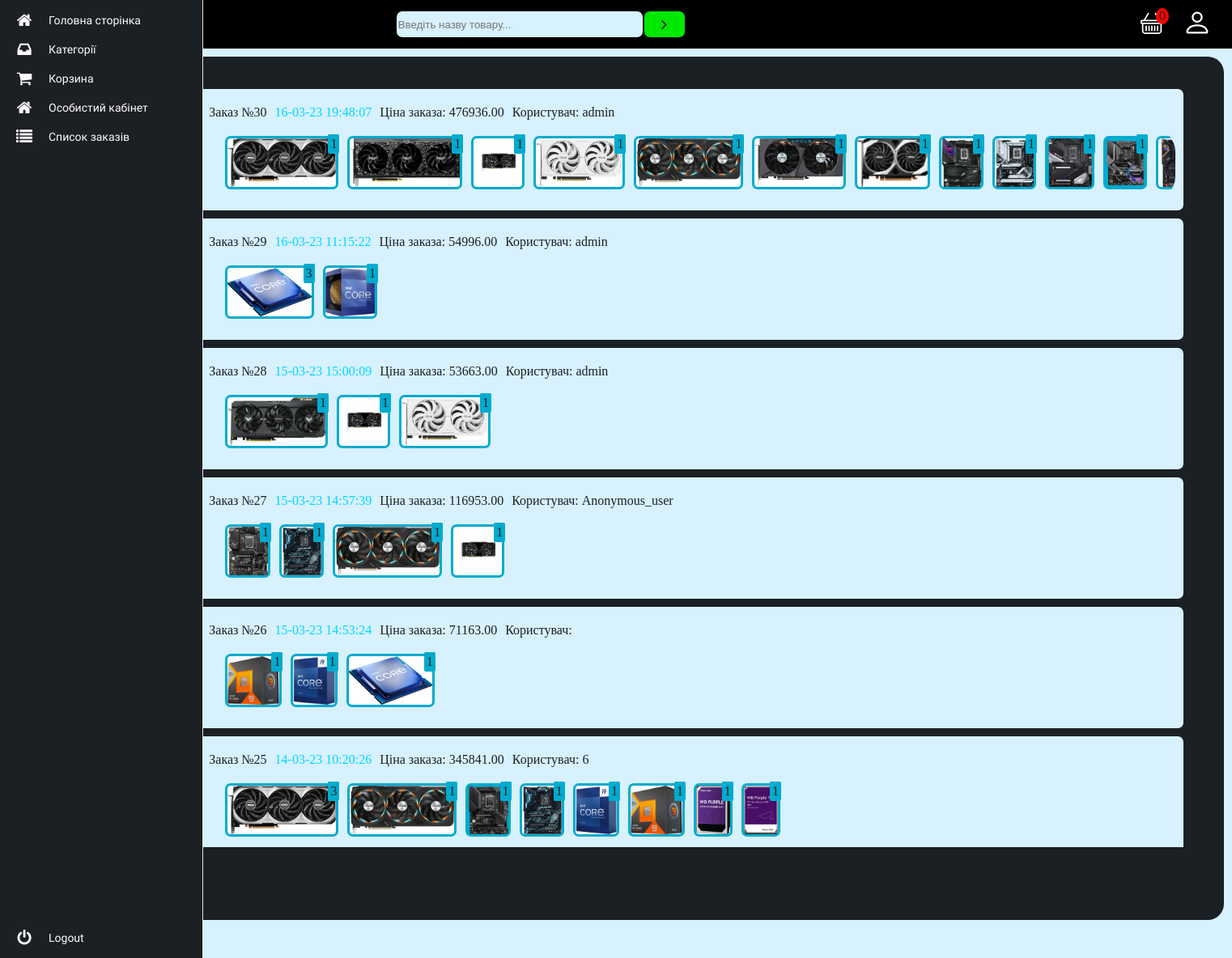
The page /orders_user (signed in) on the database its author committed.
### orders/models.py (models this page shows, shortened)
class Order(models.Model):
    author = models.CharField(max_length=100, blank=True)
    first_name = models.CharField(max_length=50)
    last_name = models.CharField(max_length=50)
    email = models.EmailField()
    address = models.CharField(max_length=250)
    phone_number = models.CharField(max_length=30)
    city = models.CharField(max_length=50)
    created = models.DateTimeField(auto_now_add=True)
    updated = models.DateTimeField(auto_now=True)
    paid = models.BooleanField(default=False)
    class Meta:
        ordering = ('-created',)
        verbose_name = 'Заказ'
        verbose_name_plural = 'Заказы'
    def __str__(self):
        return 'Заказ №{}'.format(self.id)
    def get_total_cost(self):
        return sum(item.get_cost() for item in self.items.all())

class OrderItem(models.Model):
    orders = models.ForeignKey(Order, related_name='items', on_delete=models.CASCADE)
    product = models.ForeignKey(Product, on_delete=models.CASCADE)
    cost = models.DecimalField(max_digits=10, decimal_places=2)
    quantity = models.PositiveIntegerField(default=1)
    def get_cost(self):
        return self.cost * self.quantity

### MyShop/models.py (models this page shows, shortened)
class Product(models.Model):
    name = models.CharField(max_length=200)
    slug = models.SlugField(max_length=200, unique=True, db_index=True)
    manufactured = models.CharField(max_length=100, db_index=True)
    photo = models.ImageField(upload_to="photos/%Y/%m/%d/")
    is_published = models.BooleanField(default=True)
    cat = models.ForeignKey('Categories', on_delete=models.PROTECT)
    cost = models.DecimalField(max_digits=10, decimal_places=2)
    content = models.JSONField(default=dict)
    class Meta:
        ordering = ['name']

### MyShop/views.py (the view)
# urls.py: path('orders_user', UserOrder.as_view(), name='orders_user'),
class UserOrder(DataMixin, ListView):
    model = Order
    template_name = 'Orders_user.html'
    context_object_name = 'orders'
    def get_queryset(self):
        if not self.request.user.is_staff:
            return Order.objects.filter(author=self.request.user)
        else:
            return Order.objects.all()
    def get_context_data(self, *, object_list=None, **kwargs):
        context = super().get_context_data(**kwargs)
        context['order_item'] = OrderItem.objects.filter()
        c_def = self.get_user_context()
        return dict(list(context.items()) + list(c_def.items()))

### MyShop/mixins.py (called while the page is built)
    def get_user_context(self, **kwargs):
        context = kwargs
        cart = Cart(self.request)
        for item in cart:
            item['update_quantity_form'] = CartAddProductForm(initial={'quantity': item['quantity'], 'update': True})
        context['cart'] = cart
        return context

### cart/cart.py (called while the page is built)
    def __iter__(self):
        product_slugs = self.cart.keys()
        products = Product.objects.filter(slug__in=product_slugs)
        for product in products:
            self.cart[str(product.slug)]['product'] = product
        for item in self.cart.values():
            item['cost'] = Decimal(item['cost'])
            item['total_cost'] = item['cost'] * item['quantity']
            yield item

    def __len__(self):
        return sum(item['quantity'] for item in self.cart.values())

### cart/context_processors.py (called while the page is built)
def cart(request):
    return {'cart': Cart(request)}

### templates/Orders_user.html
{% extends 'base_account.html' %}
{% block history %}
    active_acc
{% endblock %}
{% block prod %}
    <div class="scroll-form-order" id="scroll-view-order">
        {% for i in orders %}
            <div class="order_block">
                <div class="order_content">
                    <div class="text-order-time">
                        <div style="color: #1b2024; margin-right: 10px">{{ i }}</div>
                        <div style="color: #00D7FF">{{ i.updated|date:"d-m-y" }} {{ i.updated|time:"H:i:s" }}</div>
                        <div style="margin-left: 10px; color: #1b2024">
                            Ціна заказа: {{ i.get_total_cost }}
                        </div>
                        <div style="margin-left: 10px; color: #1b2024">
                            Користувач: {{ i.author }}
                        </div>
                    </div>
                    <div class="product_order_user">
                        <div class="scroll-form-order-img" id="scroll-view-order-img">
                            {% for items in order_item %}
                                {% if items.orders == i %}
                                    <div class="img-order">
                                        <img class="order_prod" src="{{ items.product.photo.url }}">
                                    </div>
                                    <div class="count-prod">
                                        <div class="custom-count-prod">
                                            {{ items.quantity }}
                                        </div>
                                    </div>
                                {% endif %}
                            {% endfor %}
                        </div>
                    </div>
                </div>
            </div>
        {% endfor %}
    </div>
{% endblock %}

### MyShop/static/css/style.css (style rules this page uses)
body { height: 100%; margin: 0; background-color: #D7F1FF; }
.order_prod { max-height: 60px; vertical-align: center; padding: 3px; background-color: #00abce; border-radius: 7px; }
.order_block { background-color: #D7F1FF; color: #1b2024; margin-top: 10px; margin-left: 30px; margin-right: 30px; height: 150px; display: flex; border-radius: 7px; }
.order_content { margin-top: 20px; margin-left: 20px; }
.scroll-form-order { height: 80vh; margin-right: 20px; border-radius: 30px; margin-left: auto; margin-top: 30px; }
#scroll-view-order { overflow-y: scroll; }
.text-order-time { display: flex; }
.product_order_user { margin: 10px; display: flex; }
.img-order { margin: 10px 20px 10px 10px; }
.scroll-form-order-img { width: 100vh; border-radius: 30px; display: flex; margin-right: auto; margin-left: auto; }
#scroll-view-order-img { overflow-x: scroll; }
.count-prod { margin-top: 8px; margin-left: -33px; }
.custom-count-prod { background-color: #00abce; padding: 3px; border-radius: 10%; }

### rows shown on the page
Order: id "Заказ №30", updated "16-03-23", updated "19:48:07", get_total_cost "476936.00", author "admin"
OrderItem: product.photo (picture), quantity "1"
OrderItem: product.photo (picture), quantity "1"
OrderItem: product.photo (picture), quantity "1"
OrderItem: product.photo (picture), quantity "1"
OrderItem: product.photo (picture), quantity "1"
OrderItem: product.photo (picture), quantity "1"
OrderItem: product.photo (picture), quantity "1"
OrderItem: product.photo (picture), quantity "1"
OrderItem: product.photo (picture), quantity "1"
OrderItem: product.photo (picture), quantity "1"
OrderItem: product.photo (picture), quantity "1"
OrderItem: product.photo (picture)
Order: id "Заказ №29", updated "16-03-23", updated "11:15:22", get_total_cost "54996.00", author "admin"
OrderItem: product.photo (picture), quantity "3"
OrderItem: product.photo (picture), quantity "1"
Order: id "Заказ №28", updated "15-03-23", updated "15:00:09", get_total_cost "53663.00", author "admin"
OrderItem: product.photo (picture), quantity "1"
OrderItem: product.photo (picture), quantity "1"
OrderItem: product.photo (picture), quantity "1"
Order: id "Заказ №27", updated "15-03-23", updated "14:57:39", get_total_cost "116953.00", author "Anonymous_user"
OrderItem: product.photo (picture), quantity "1"
OrderItem: product.photo (picture), quantity "1"
OrderItem: product.photo (picture), quantity "1"
OrderItem: product.photo (picture), quantity "1"
Order: id "Заказ №26", updated "15-03-23", updated "14:53:24", get_total_cost "71163.00"
OrderItem: product.photo (picture), quantity "1"
OrderItem: product.photo (picture), quantity "1"
OrderItem: product.photo (picture), quantity "1"
Order: id "Заказ №25", updated "14-03-23", updated "10:20:26", get_total_cost "345841.00", author "6"
OrderItem: product.photo (picture), quantity "3"
OrderItem: product.photo (picture), quantity "1"
OrderItem: product.photo (picture), quantity "1"
OrderItem: product.photo (picture), quantity "1"
OrderItem: product.photo (picture), quantity "1"
OrderItem: product.photo (picture), quantity "1"
OrderItem: product.photo (picture), quantity "1"
OrderItem: product.photo (picture), quantity "1"

### other values the page prints
{{ cart|length }} "0"
